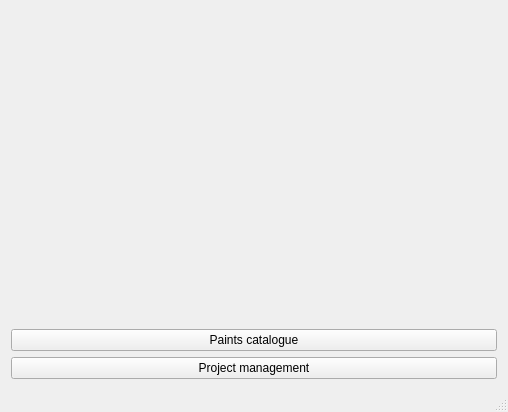
<?xml version="1.0" encoding="UTF-8"?>
<ui version="4.0">
 <class>Paint_MixerClass</class>
 <widget class="QMainWindow" name="Paint_MixerClass">
  <property name="geometry">
   <rect>
    <x>0</x>
    <y>0</y>
    <width>508</width>
    <height>412</height>
   </rect>
  </property>
  <property name="windowTitle">
   <string>Paint_Mixer</string>
  </property>
  <widget class="QWidget" name="centralWidget">
   <layout class="QVBoxLayout" name="verticalLayout_2">
    <item>
     <widget class="QLabel" name="Label_main_graphic">
      <property name="minimumSize">
       <size>
        <width>480</width>
        <height>240</height>
       </size>
      </property>
      <property name="autoFillBackground">
       <bool>true</bool>
      </property>
      <property name="text">
       <string/>
      </property>
      <property name="scaledContents">
       <bool>true</bool>
      </property>
      <property name="alignment">
       <set>Qt::AlignCenter</set>
      </property>
     </widget>
    </item>
    <item>
     <layout class="QGridLayout" name="gridLayout">
      <item row="0" column="0">
       <layout class="QVBoxLayout" name="verticalLayout">
        <item>
         <widget class="QPushButton" name="Paint_catalog_button">
          <property name="text">
           <string>Paints catalogue</string>
          </property>
         </widget>
        </item>
        <item>
         <widget class="QPushButton" name="Project_management_button">
          <property name="text">
           <string>Project management</string>
          </property>
         </widget>
        </item>
       </layout>
      </item>
     </layout>
    </item>
   </layout>
  </widget>
  <widget class="QMenuBar" name="menuBar">
   <property name="geometry">
    <rect>
     <x>0</x>
     <y>0</y>
     <width>508</width>
     <height>21</height>
    </rect>
   </property>
  </widget>
  <widget class="QStatusBar" name="statusBar"/>
 </widget>
 <layoutdefault spacing="6" margin="11"/>
 <resources>
  <include location="Paint_Mixer.qrc"/>
 </resources>
 <connections/>
</ui>
